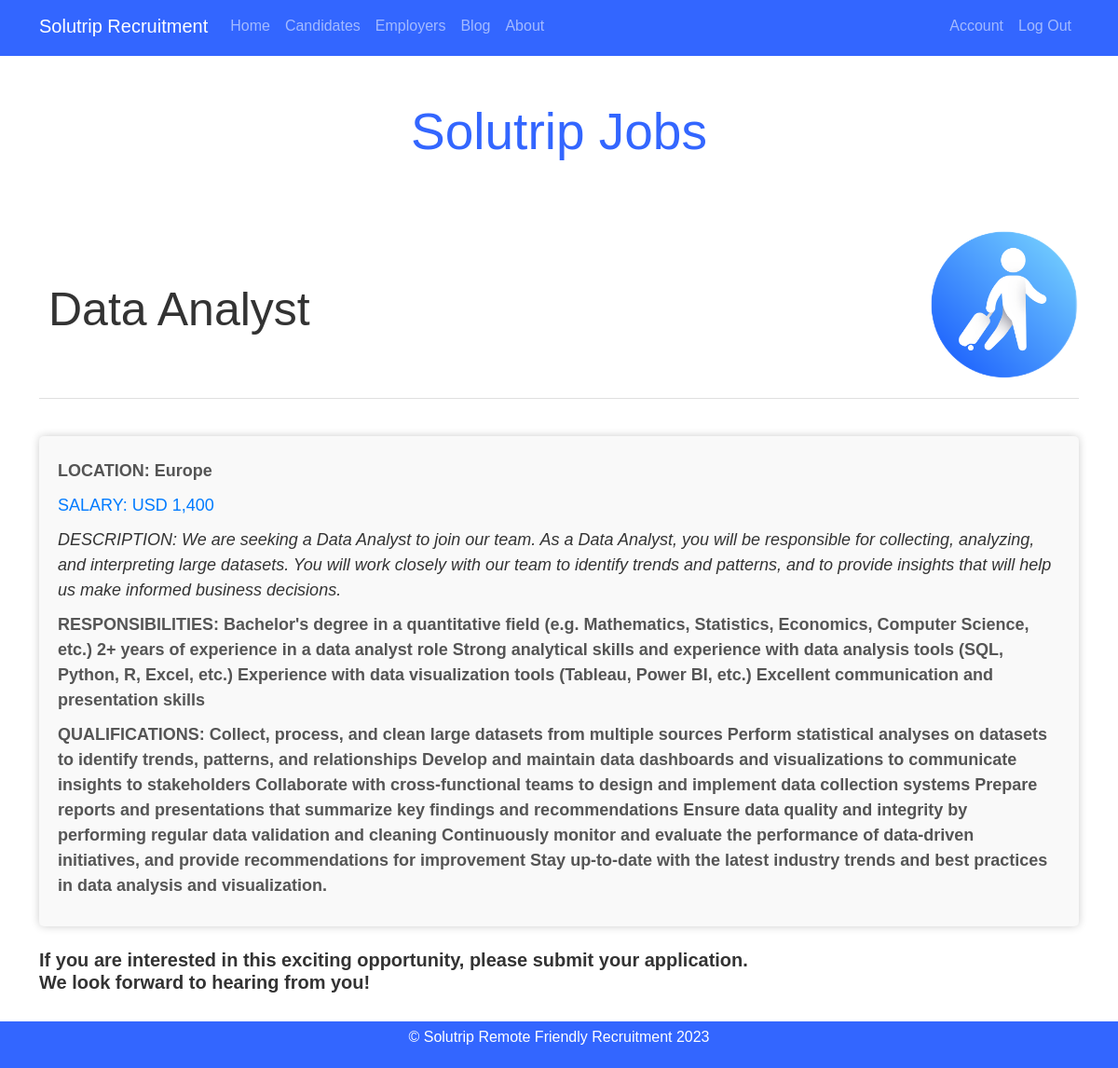
/admin/job/1 (signed in), run on the app's committed database.
### Solutrip_app/models.py (models this page shows)
class Jobs(db.Model):
    id = db.Column (db.Integer, primary_key=True)
    title = db.Column(db.String(60), nullable=False)
    location = db.Column(db.String(60), nullable=False)
    salary = db.Column(db.String(60), nullable=False)
    description = db.Column(db.Text, nullable=False)
    requirements= db.Column(db.Text, nullable=False)
    qualifications= db.Column(db.Text, nullable=False)
    company_id = db.Column(db.Integer, db.ForeignKey('company.id'), nullable=False)
    job_applications = db.relationship('JobApplication', backref='job', lazy=True)

### Solutrip_app/routes.py (the view)
@app.route("/admin/job/<int:job_id>")
@login_required
def job(job_id):
    job = Jobs.query.get_or_404(job_id)
    userinfo = UserInfo.query.filter_by(user_id=current_user.id).first()
    context = {'job': job, 'userinfo': userinfo}
    return render_template("job.html", title= job.title, **context)

### Solutrip_app/models.py (called while the page is built)
@login_manager.user_loader
def load_user(user_id):
    return User.query.get(int(user_id))

### Solutrip_app/templates/job.html (shortened to what this page needs)
{% extends 'layout.html' %}
{% block content %}
    <div class="job">
        <h2 class="job-title mt-5" style="padding-bottom: 25px;">Solutrip Jobs</h2>
        <div class="job-post mt-5" style="display: flex; align-items: center;">
            <h3 class="job-title" style="margin-left: 10px; font-size: 50px;"> {{ job.title }}</h3>
            <img src="{{ url_for('static', filename='solu.png') }}" alt="My image" class="img-fluid rounded" style="height: 160px; margin-left: auto;">
        </div>
        <div class="job-info">
            <span class="job-location mt-1"> LOCATION: {{ job.location }}</span>
            <span class="job-salary mt-1"> SALARY: {{ job.salary }}</span>
            <span class="job-description mt-1"> DESCRIPTION: {{ job.description }}</span>
            <span class="job-requirements mt-1"> RESPONSIBILITIES: {{ job.requirements }}</span>
            <span class="job-qualifications mt-1"> QUALIFICATIONS: {{ job.qualifications }}</span>
        </div>
        <h5 class="job-end mt-4" > <b> If you are interested in this exciting opportunity, please submit your application. <br> We look forward to hearing from you! </b></h5>
        {% if not userinfo.name and not userinfo.surname and not userinfo.location and not userinfo.phone and not userinfo.linkedin and not userinfo.profession and not userinfo.education and not userinfo.github_account and not current_user.cv %}
            <h5 class="job-end mt-4" style="color:coral " >* In order to process your application correctly, your personal information and resume must be completed in your profile.
                <br> <a href="{{url_for('account')}}"> Please update here!</a> </h5>
            <a href=""" type="button" class="btn btn-outline-primary btn-lg mt-4 float-right disabled">Apply</a>
        {% else %}
            <form action="{{ url_for('apply', job_id=job.id) }}" method="POST">
                <button type="submit" class="btn btn-outline-primary btn-lg mt-4 float-right">Apply</button>
            </form>
        {% endif %}
    </div>
{% endblock content %}

### Solutrip_app/static/styles.css (style rules this page uses)
body { background-image: url(bg-img.jpg); background-size: cover; font-family: Arial, sans-serif; color: #333; }
html, body { height: 100%; }
#account h1,h2 { color: #3366ff; }
form { margin-bottom: 100px; }
.job-title { font-size: 55px; margin-top: 50px; margin-bottom: 40px; text-align: center; }
.job-post { margin-bottom: 40px; padding-bottom: 20px; border-bottom: 1px solid #e0e0e0; }
.job-info { margin-top: 20px; padding: 20px; background-color: #f9f9f9; border-radius: 5px; box-shadow: 0px 0px 10px rgba(0, 0, 0, 0.2); }
.job-info span { display: block; font-size: 18px; margin-bottom: 10px; }
.job-info .job-location { font-weight: bold; color: #555; }
.job-info .job-salary { color: #007bff; }
.job-info .job-description { font-style: italic; }
.job-info .job-requirements, .job-info .job-qualifications { font-weight: bold; color: #555; }

### data on the page
Jobs: title "Data Analyst", location "Europe", salary "USD 1,400", description "We are seeking a Data Analyst to join our team. As a Data Analyst, you will be responsible for collecting, analyzing, and interpreting large datasets. You will work closely with our team to identify trends and patterns, and to provide insights that will help us make informed business decisions.", requirements "Bachelor's degree in a quantitative field (e.g. Mathematics, Statistics, Economics, Computer Science, etc.) 2+ years of experience in a data analyst role Strong analytical skills and experience with data analysis tools (SQL, Python, R, Excel, etc.) Experience with data visualization tools (Tableau, Power BI, etc.) Excellent communication and presentation skills", qualifications "Collect, process, and clean large datasets from multiple sources Perform statistical analyses on datasets to identify trends, patterns, and relationships Develop and maintain data dashboards and visualizations to communicate insights to stakeholders Collaborate with cross-functional teams to design and implement data collection systems Prepare reports and presentations that summarize key findings and recommendations Ensure data quality and integrity by performing regular data validation and cleaning Continuously monitor and evaluate the performance of data-driven initiatives, and provide recommendations for improvement Stay up-to-date with the latest industry trends and best practices in…"
